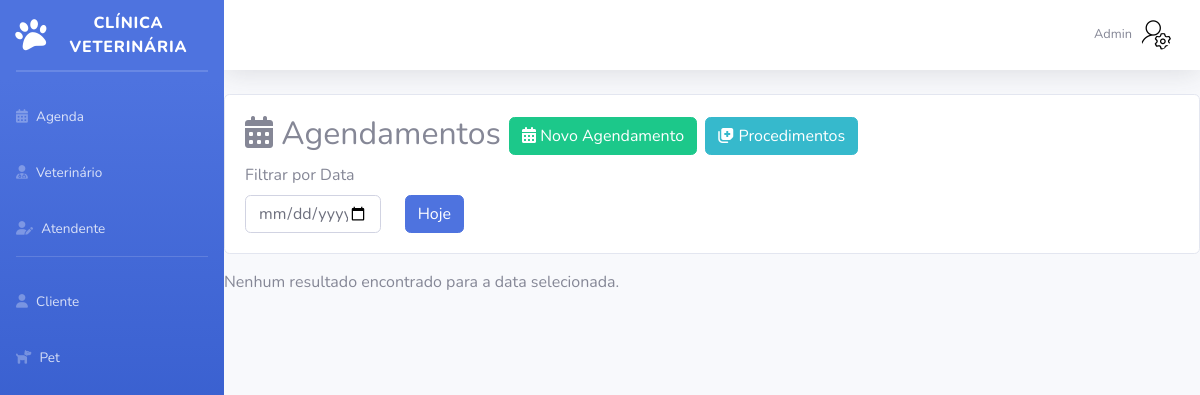
The page /Sistema/Admin/listagemAgenda.php (signed in) on the database as committed earlier.
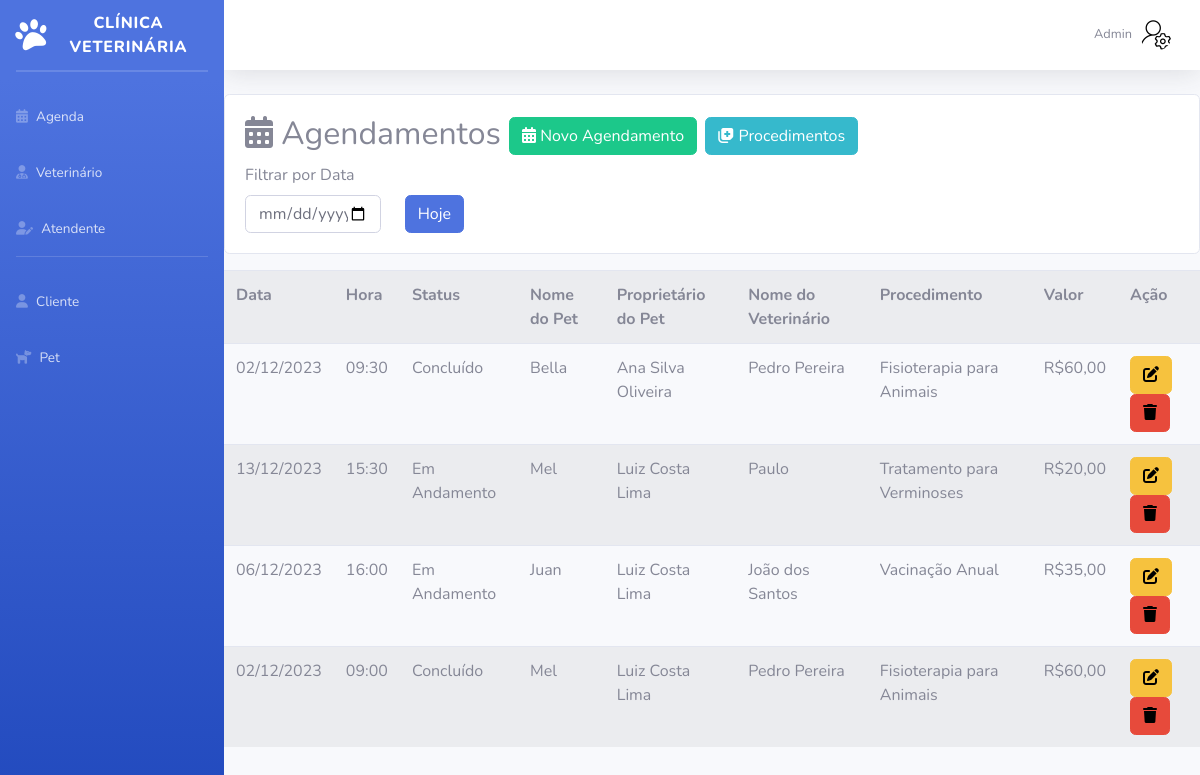
The same page on the database as committed later.
### tables this page shows
CREATE TABLE `agenda` (
  `id` int(11) NOT NULL,
  `statusAgenda` varchar(20) NOT NULL,
  `data` varchar(50) NOT NULL,
  `hora` varchar(50) NOT NULL,
  `obs` varchar(500) DEFAULT NULL,
  `resultado` varchar(500) DEFAULT NULL,
  `pet_id` int(11) DEFAULT NULL,
  `veterinario_id` int(11) DEFAULT NULL,
  `procedimento_id` int(11) DEFAULT NULL
);

CREATE TABLE `pet` (
  `id` int(11) NOT NULL,
  `status` varchar(10) NOT NULL,
  `nome` varchar(100) NOT NULL,
  `especie` varchar(50) NOT NULL,
  `anoNascimento` int(11) NOT NULL,
  `sexo` varchar(15) NOT NULL,
  `cor` varchar(50) NOT NULL,
  `obs` varchar(300) DEFAULT NULL,
  `cliente_id` int(11) NOT NULL,
  `raca_id` int(11) DEFAULT NULL
);

CREATE TABLE `cliente` (
  `id` int(11) NOT NULL,
  `status` varchar(15) NOT NULL,
  `nome` varchar(200) NOT NULL,
  `telefone` varchar(20) NOT NULL,
  `endereco` varchar(200) NOT NULL,
  `cidade` varchar(100) NOT NULL,
  `UF` varchar(2) NOT NULL,
  `sexo` varchar(1) NOT NULL,
  `dataNascimento` varchar(50) NOT NULL,
  `CPF` varchar(14) NOT NULL,
  `email` varchar(200) NOT NULL,
  `dataCadastro` date NOT NULL DEFAULT current_timestamp()
);

CREATE TABLE `veterinario` (
  `id` int(11) NOT NULL,
  `statusVet` varchar(10) NOT NULL,
  `nome` varchar(200) NOT NULL,
  `telefone` varchar(20) NOT NULL,
  `email` varchar(200) NOT NULL,
  `sexo` char(1) NOT NULL,
  `dataNascimento` date NOT NULL,
  `dataAdmissao` date NOT NULL DEFAULT current_timestamp(),
  `senha` varchar(200) NOT NULL,
  `CRMV` varchar(50) NOT NULL,
  `dataDemissao` date DEFAULT NULL
);

CREATE TABLE `procedimento` (
  `id` int(11) NOT NULL,
  `statusProcedimento` varchar(10) NOT NULL,
  `nome` varchar(100) NOT NULL,
  `valor` double(11,2) NOT NULL
);

### Sistema/Admin/listagemAgenda.php (the view, shortened to what this page needs)
<?php
require_once("conexao.php");
$data_atual = date("Y-m-d");
$sql = "SELECT a.id, a.data, a.hora, a.statusAgenda, p.nome as petNome, v.nome as vetNome, pr.nome as procNome, c.nome as clienteNome, pr.valor as procValor FROM agenda a
INNER JOIN pet p on a.pet_id= p.id
inner JOIN veterinario v on a.veterinario_id = v.id
INNER join procedimento pr on a.procedimento_id = pr.id
INNER JOIN cliente c ON p.cliente_id = c.id
ORDER BY id";
$resultado = mysqli_query($conexao, $sql);
?>
<!DOCTYPE html>
<html lang="pt-br">
<head>
    <link href="vendor/fontawesome-free/css/all.min.css" rel="stylesheet" type="text/css">
    <link href="css/sb-admin-2.min.css" rel="stylesheet">
</head>
<body id="page-top">
    <div id="wrapper">
        <?php require_once("sidebarAdmin.php"); ?>
        <div id="content-wrapper" class="d-flex flex-column">
            <div id="content">
                <?php require_once("topbarAdmin.php");
                ?>
                <div class="card mt-3 mb-3">
                    <div class="card-body">
                        <h2>
                            <i class="fa-solid fa-calendar-days"></i> Agendamentos <a href="cadastroAgenda.php" class="btn btn-success btn-sn"><i class="fa-solid fa-calendar-days"></i> Novo Agendamento</a> <a href="listagemProcedimento.php" class="btn btn-info btn-sn"><i class="fa-solid fa-notes-medical"></i> Procedimentos</a>
                        </h2>
                        <form method="POST">
                            <label for="formGroupExampleInput" class="form-label">Filtrar por Data</label>
                            <div class="row">
                                <div class="col-2">
                                    <input name="data" type="date" class="form-control" onchange="this.form.submit()" value="<?= isset($_POST['data']) ? htmlspecialchars($_POST['data']) : '' ?>">
                                </div>
                                <div class="col-2">
                                    <button type="submit" class="btn btn-primary" name="data" value="<?=$data_atual?>">Hoje</button>
                                </div>
                            </div>
                    </div>
                </div>
                <?php
                if ($resultado->num_rows > 0) {
                ?>
                    <table class="table table-striped table-hover" id="listaAgenda">
                        <tr>
                            <th>Data</th>
                            <th>Hora</th>
                            <th>Status</th>
                            <th>Nome do Pet</th>
                            <th>Proprietário do Pet</th>
                            <th>Nome do Veterinário</th>
                            <th>Procedimento</th>
                            <th>Valor</th>
                            <th>Ação</th>
                        </tr>
                        <?php
                        while ($row = $resultado->fetch_assoc()) {
                            $dataFormatada = date("d/m/Y", strtotime($row["data"]));
                            echo "<tr><td>" . $dataFormatada . "</td><td>" . $row["hora"]. "</td><td>" . $row["statusAgenda"];
                            $petNome = isset($row["petNome"]) ? $row["petNome"] : "";
                            $clienteNome = isset($row["clienteNome"]) ? $row["clienteNome"] : "";
                            $vetNome = isset($row["vetNome"]) ? $row["vetNome"] : "";
                            $procNome = isset($row["procNome"]) ? $row["procNome"] : "";
                            $valorProcedimento = isset($row["procValor"]) ? number_format($row["procValor"], 2, ',', '.') : "";
                            echo "</td><td>" . $petNome . "</td><td>" . $clienteNome . "</td><td>" . $vetNome . "</td><td>" . $procNome . "</td><td>R$" . $valorProcedimento . "</td>";
                        ?>
                            <td>
                                <a href="editarAgenda.php?id=<?= $row['id'] ?>" class="btn btn-warning"><i class="fa-solid fa-pen-to-square" style="color: #000000;"></i></a>
                                <a href="listagemAgenda.php?id=<?= $row['id'] ?>" class="btn btn-danger" onclick="return confirm('Confirma exclusão?')"><i class="fa-solid fa-trash" style="color: #000000;"></i></a>
                            </td>
                            </tr>
                        <?php
                        }
                        ?>
                    </table>
                    <br>
                <?php
                } else {
                    echo "Nenhum resultado encontrado para a data selecionada.";
                }
                ?>
            </div>
        </div>
    </div>
</body>
</html>

### Sistema/Admin/sidebarAdmin.php
<ul class="navbar-nav bg-gradient-primary sidebar sidebar-dark accordion" id="accordionSidebar">
    <a class="sidebar-brand d-flex align-items-center justify-content-center" href="indexAdmin.php">
        <div class="sidebar-brand-icon rotate-n-15">
            <i class="fa-solid fa-paw"></i>
        </div>
        <div class="sidebar-brand-text mx-1">Clínica Veterinária</div>
    </a>
    <hr class="sidebar-divider my-0">
    <hr class="sidebar-divider">
    <li class="nav-item">
        <a class="nav-link" href="listagemAgenda.php">
            <i class="fa-solid fa-calendar-days"></i>
            <span>Agenda</span>
        </a>
    </li>
    <li class="nav-item">
        <a class="nav-link" href="listagemVeterinario.php">
            <i class="fa-solid fa-user-doctor"></i>
            <span>Veterinário</span>
        </a>
    </li>
    <li class="nav-item">
        <a class="nav-link" href="listagemAtendente.php">
            <i class="fa-solid fa-user-pen"></i>
            <span>Atendente</span>
        </a>
    </li>
    <hr class="sidebar-divider">
    <li class="nav-item">
        <a class="nav-link" href="listagemCliente.php">
            <i class="fa-solid fa-user"></i>
            <span>Cliente</span>
        </a>
    </li>
    <li class="nav-item">
        <a class="nav-link" href="listagemPet.php">
            <i class="fa-solid fa-dog"></i>
            <span>Pet</span>
        </a>
    </li>
</ul>

### Sistema/Admin/topbarAdmin.php (shortened to what this page needs)
<nav class="navbar navbar-expand navbar-light bg-white topbar mb-4 static-top shadow">
    <ul class="navbar-nav ml-auto">
        <li class="nav-item dropdown no-arrow">
            <a class="nav-link dropdown-toggle" href="#" id="userDropdown" role="button" data-toggle="dropdown" aria-haspopup="true" aria-expanded="false">
                <span class="mr-2 d-none d-lg-inline text-gray-600 small">Admin</span>
                <img class="img-profile rounded-circle" src="img/admin.png">
            </a>
        </li>
    </ul>
</nav>

Rows that differ between the two databases and show on the page:
added agenda: data "02/12/2023", hora "09:30", statusAgenda "Concluído", pet.nome "Bella", cliente.nome "Ana Silva Oliveira", veterinario.nome "Pedro Pereira", procedimento.nome "Fisioterapia para Animais", procedimento.valor "60,00"
added agenda: data "13/12/2023", hora "15:30", statusAgenda "Em Andamento", pet.nome "Mel", cliente.nome "Luiz Costa Lima", veterinario.nome "Paulo", procedimento.nome "Tratamento para Verminoses", procedimento.valor "20,00"
added agenda: data "06/12/2023", hora "16:00", statusAgenda "Em Andamento", pet.nome "Juan", cliente.nome "Luiz Costa Lima", veterinario.nome "João dos Santos", procedimento.nome "Vacinação Anual", procedimento.valor "35,00"
added agenda: data "02/12/2023", hora "09:00", statusAgenda "Concluído", pet.nome "Mel", cliente.nome "Luiz Costa Lima", veterinario.nome "Pedro Pereira", procedimento.nome "Fisioterapia para Animais", procedimento.valor "60,00"
Other text that changed with them:
text no longer shown: "Nenhum resultado encontrado para a data selecionada."
text now shown: "Data Hora Status Nome do Pet Proprietário do Pet Nome do Veterinário Procedimento Valor Ação"
